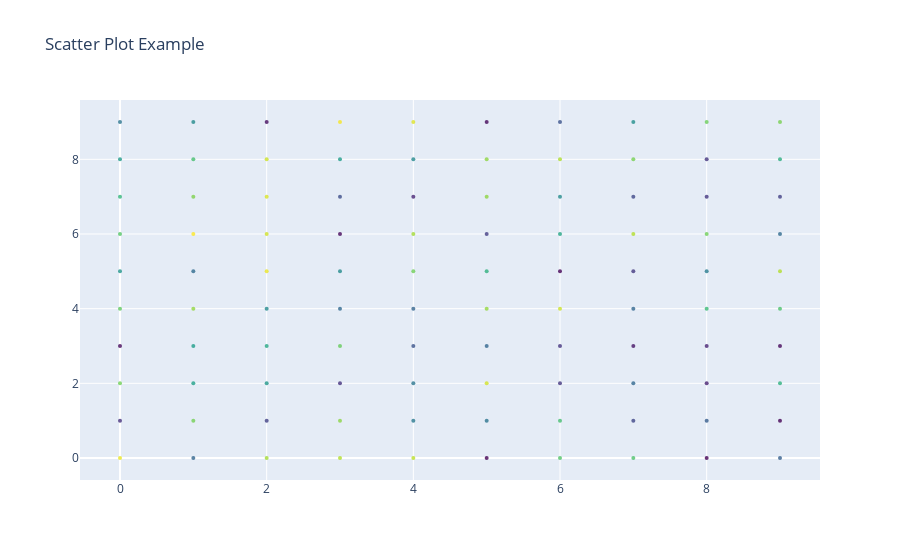

Notebook code for this chart:
### Code cell
import plotly.graph_objects as go

# Sample data (replace with your actual data)
data = np.random.rand(10, 10)

# Reshape data for scatter plot (optional)
x, y = np.meshgrid(np.arange(len(data[0])), np.arange(len(data)))

# Create a scatter trace with markers sized and colored based on data values
scatter = go.Scatter(
    x=x.flatten(),
    y=y.flatten(),
    mode="markers",
    marker=dict(size=4, color=data.flatten(), colorscale="viridis", opacity=0.8)
)

# Create a layout and add the scatter trace
layout = go.Layout(title="Scatter Plot Example")
fig = go.Figure(data=[scatter], layout=layout)

# Display the plot
fig.show()

### Figure 1 — Plotly figure (JSON) as saved in the notebook; plotly's stock layout.template omitted (floating-point values rounded to 4 significant figures)
{"data": [{"marker": {"color": [0.9672, 0.3306, 0.8606, 0.8834, 0.8992, 0.01375, 0.7254, 0.7157, 0.01494, 0.311, 0.1519, 0.7869, 0.2013, 0.8234, 0.4128, 0.3933, 0.6996, 0.2211, 0.3008, 0.01756, 0.7829, 0.5702, 0.53, 0.1549, 0.3976, 0.9317, 0.1734, 0.3427, 0.09964, 0.6387, 0.03581, 0.5603, 0.5995, 0.7617, 0.263, 0.333, 0.165, 0.07025, 0.1091, 0.03356, 0.7524, 0.835, 0.4801, 0.3442, 0.3265, 0.8375, 0.9206, 0.3365, 0.6793, 0.7167, 0.5247, 0.3571, 0.9688, 0.4877, 0.781, 0.6383, 0.02003, 0.1825, 0.4268, 0.8821, 0.7318, 0.9975, 0.9284, 0.03218, 0.8609, 0.192, 0.5863, 0.8825, 0.7806, 0.351, 0.6599, 0.802, 0.9451, 0.2482, 0.114, 0.8272, 0.4863, 0.2288, 0.1682, 0.2029, 0.5439, 0.7023, 0.9228, 0.5524, 0.4762, 0.827, 0.8758, 0.7896, 0.1622, 0.6266, 0.3963, 0.4862, 0.04784, 0.9859, 0.9515, 0.03258, 0.2661, 0.4994, 0.773, 0.793], "colorscale": [[0, "#440154"], [0.1111, "#482878"], [0.2222, "#3e4989"], [0.3333, "#31688e"], [0.4444, "#26828e"], [0.5556, "#1f9e89"], [0.6667, "#35b779"], [0.7778, "#6ece58"], [0.8889, "#b5de2b"], [1, "#fde725"]], "opacity": 0.8, "size": 4}, "mode": "markers", "type": "scatter", "x": [0, 1, 2, 3, 4, 5, 6, 7, 8, 9, 0, 1, 2, 3, 4, 5, 6, 7, 8, 9, 0, 1, 2, 3, 4, 5, 6, 7, 8, 9, 0, 1, 2, 3, 4, 5, 6, 7, 8, 9, 0, 1, 2, 3, 4, 5, 6, 7, 8, 9, 0, 1, 2, 3, 4, 5, 6, 7, 8, 9, 0, 1, 2, 3, 4, 5, 6, 7, 8, 9, 0, 1, 2, 3, 4, 5, 6, 7, 8, 9, 0, 1, 2, 3, 4, 5, 6, 7, 8, 9, 0, 1, 2, 3, 4, 5, 6, 7, 8, 9], "y": [0, 0, 0, 0, 0, 0, 0, 0, 0, 0, 1, 1, 1, 1, 1, 1, 1, 1, 1, 1, 2, 2, 2, 2, 2, 2, 2, 2, 2, 2, 3, 3, 3, 3, 3, 3, 3, 3, 3, 3, 4, 4, 4, 4, 4, 4, 4, 4, 4, 4, 5, 5, 5, 5, 5, 5, 5, 5, 5, 5, 6, 6, 6, 6, 6, 6, 6, 6, 6, 6, 7, 7, 7, 7, 7, 7, 7, 7, 7, 7, 8, 8, 8, 8, 8, 8, 8, 8, 8, 8, 9, 9, 9, 9, 9, 9, 9, 9, 9, 9]}], "layout": {"title": {"text": "Scatter Plot Example"}}}
